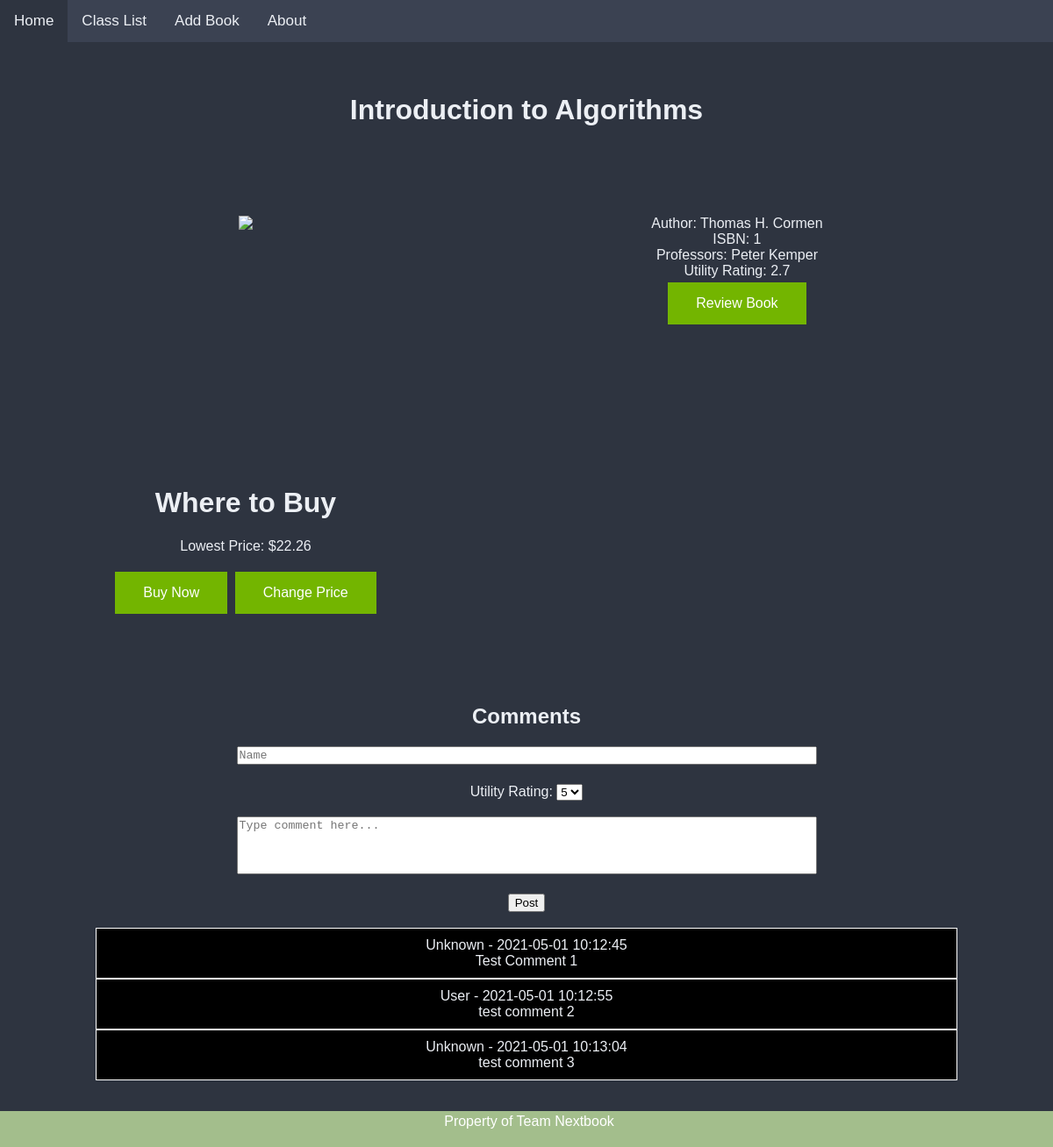
Before: /book/1 with the older database file.
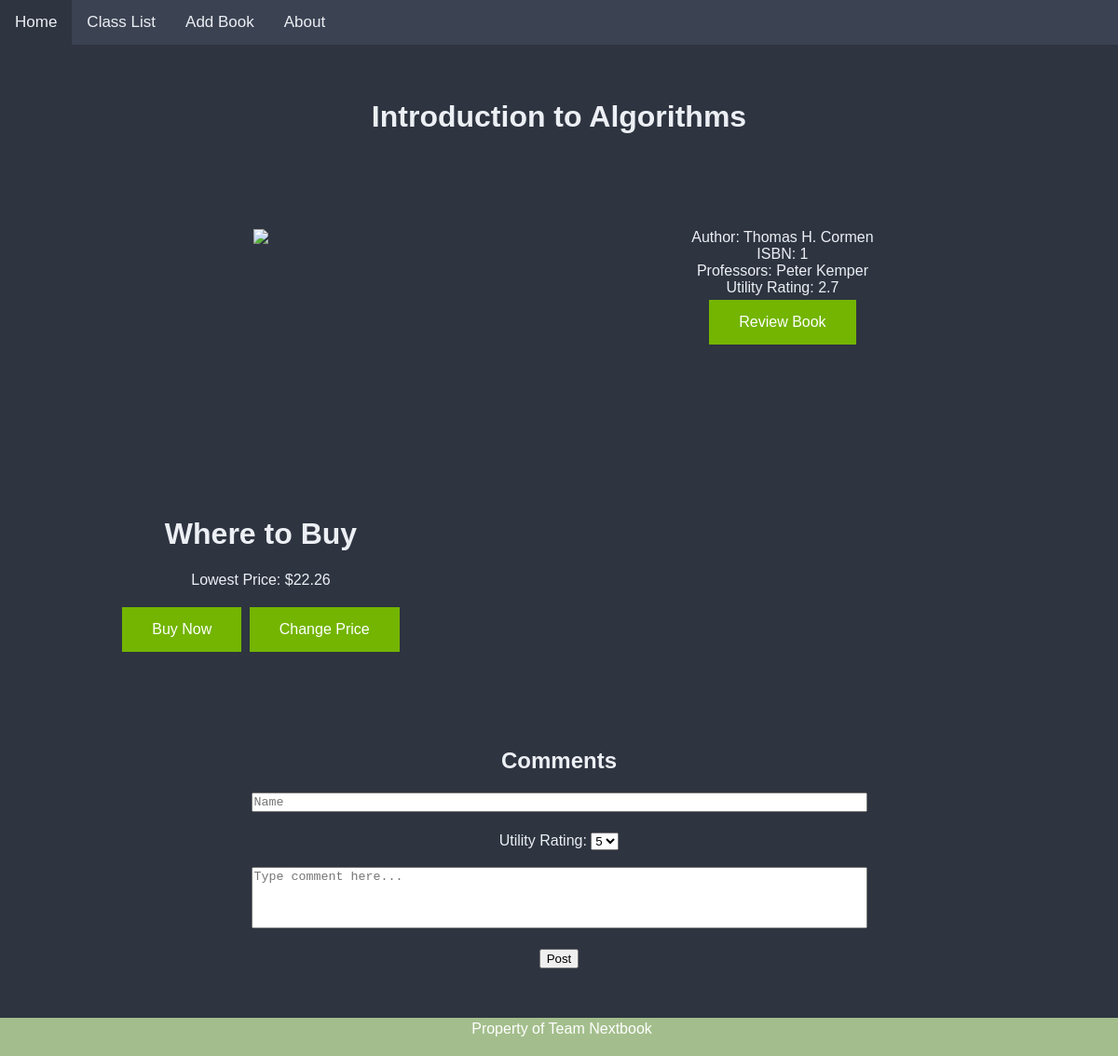
After: the same page with the newer database file.
### tables this page shows
CREATE TABLE textbook_comment (
  id INTEGER PRIMARY KEY AUTOINCREMENT,
  user TEXT,
  isbn INTEGER NOT NULL,
  created TIMESTAMP NOT NULL DEFAULT CURRENT_TIMESTAMP,
  body TEXT NOT NULL
);

### main.py (the view, shortened to what this page needs)
@nextbook.route("/book/<isbn>", methods = ["GET", "POST"])
def book_page(isbn):
    count, total_score = 0, 0
    cur_comments = get_comments(isbn)
    for score in query_db("select * from review where isbn = ?", [isbn]):
        count += 1
        total_score += score["score"]
    if (count!=0):
        total_score = round(total_score/count,1)
    return render_template("book-info.html",
                                isbn = isbn,
                               title = "Introduction to Algorithms",
                              author = "Thomas H. Cormen",
                           professor = "Peter Kemper",
                              course = "CSCI 303, Algorithms",
                              rating = total_score,
                              price  = "$22.26",
                            comments = cur_comments,
                                link = "https://www.abebooks.com/9780070131439/Introduction-Algorithms-Cormen-Thomas-Leiserson-0070131430/plp")

### main.py (called while the page is built)
def get_db():
    if "db" not in g:
        g.db = sql.connect("database/database.db")
        g.db.row_factory = sql.Row
    return g.db

def query_db(query, args=(), one=False):
    cur = get_db().execute(query, args)
    g.db.commit()
    rv = cur.fetchall()
    cur.close()
    return (rv[0] if rv else None) if one else rv

def get_comments(isbn):
    comments = []
    for i in query_db("select * from textbook_comment where isbn = ?", [isbn]):
        comments.append([i[1],i[3],i[4]])
    return comments

@nextbook.teardown_appcontext
def teardown_db(exception):
    db = g.pop("db", None)
    if db is not None:
        db.close()

### templates/book-info.html (shortened to what this page needs)
{% extends "top-bar.html" %}
{% block body %}
<div class = "center">
<h1>{{ title }}</h1>
<div class = "clearfix">
   <div class="boxSplit">
      <img src= {{ image }} /> <br>
   </div>
   <div class = "boxSplit" style = "background-color: bg3">
      Author: {{ author }}<BR>
      ISBN: {{ isbn }}<BR>
      Professors: {{ professor }}<BR>
      Utility Rating: {{ rating }}<BR>
      <a href="/review-book" class="button" >Review Book</a>
   </div>
   <div class= "boxSplit">
      <h1> Where to Buy </h1>
      <p> Lowest Price:  {{price}} <BR>     </p>
      <a href={{ link }} class="button">Buy Now</a>
      <button class="button" onclick="openForm()">Change Price</button>
   </div>
</div>
<form action="/submit_comment" method="POST">
   <H2> Comments </H2>
   <textarea id="user" name="user" style="resize: none;" placeholder="Name" rows="1" cols="80"></textarea>
   <br><br>
   <label for="rating">Utility Rating:</label>
   <select id="rating" name="rating">
      <option value="5">5</option>
   </select>
   <br><br>
   <textarea id="comment" name="comment" style="resize: none;" placeholder="Type comment here..." rows="4" cols="80"></textarea>
   <br><br>
   <input type="submit" value="Post">
   <br><br>
</form>
{% for comment in comments %}
<div class = "comment_box">
  <div>{{ comment[0] }} - {{comment[1]}}</div>
  <div>{{ comment[2] }}</div>
</div>
{% endfor %}
{% endblock %}

### templates/top-bar.html (shortened to what this page needs)
<!DOCTYPE html>
<html>
  <head>
    <link rel="stylesheet" href="{{ url_for("static", filename="css/main.css") }}">
  </head>
  <body>
    <div class="topnav">
      <a href="/" {% block bar_home %}{% endblock %}>Home</a>
      <a href="/class-list" {% block bar_full_list %}{% endblock %}>Class List</a>
      <a href="/add-book" {% block bar_add_book %}{% endblock %}>Add Book</a>
      <a href="/about" {% block bar_about %}{% endblock %}>About</a>
    </div>
    <div class="body">{% block body %}{% endblock %}</div>
  </body>
  <footer>
    Property of Team Nextbook
  </footer>
</html>

### static/css/main.css (style rules this page uses)
:root { --bg0: #2e3440; --bg1: #3b4252; --bg2: #434c5e; --bg3: #4c566a; --fg0: #d8dee9; --fg1: #e5e9f0; --fg2: #eceff4; --hl-bg: #a3be8c; }
body { margin: 0; font-family: Arial, Helvetica, sans-serif; background-color: var(--bg0); color: var(--fg2); }
.body { padding-top: 1cm; padding-bottom: 2cm; }
.topnav { overflow: hidden; background-color: var(--bg1); }
.topnav a { float: left; color: var(--fg2); text-align: center; padding: 14px 16px; text-decoration: none; font-size: 17px; }
div.center { text-align: center; }
footer { text-align: center; padding: 3px; background-color: var(--hl-bg); color: white; position: fixed; left: 0px; bottom: 0px; height: 35px; width: 100%; }
.button { background-color: #73B500; border: none; color: white; padding: 15px 32px; text-align: center; text-decoration: none; display: inline-block; font-size: 16px; margin: 4px 2px; cursor: pointer; }

### templates/top-bar.html (style rules this page uses)
footer { text-align: center; padding: 3px; background-color: var(--hl-bg); color: white; position: fixed; left: 0px; bottom: 0px; height: 35px; width: 100%; }

Changed rows visible on the page:
removed textbook_comment: user "Unknown", created "2021-05-01 10:12:45", body "Test Comment 1"
removed textbook_comment: user "User", created "2021-05-01 10:12:55", body "test comment 2"
removed textbook_comment: user "Unknown", created "2021-05-01 10:13:04", body "test comment 3"
